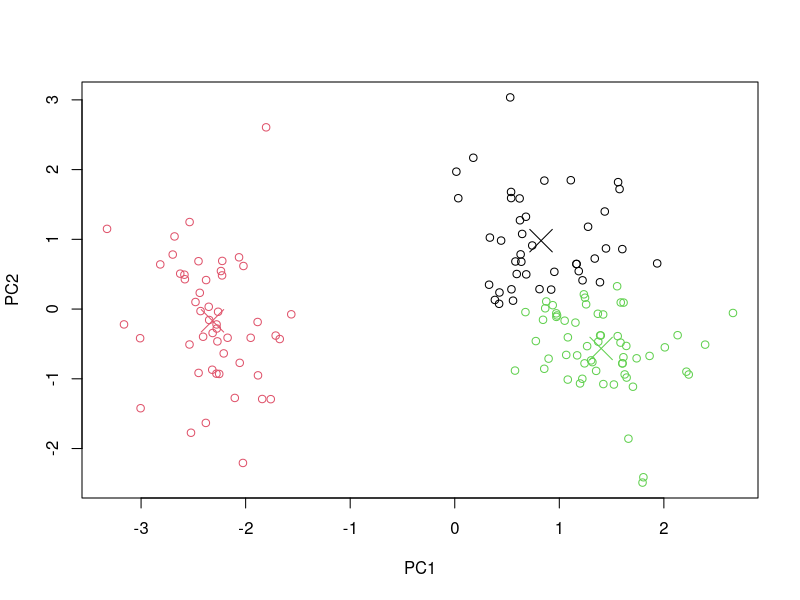

Write R code to recreate this figure.
#Lab5/Zad2
require(graphics)
#
iris.numeric <- data.matrix(iris[,-5])
colnames(iris.numeric) <- NULL
iris.log <- log(iris.numeric)
iris.preproc <- scale(iris.log)
iris.pca <- prcomp(iris.preproc)
iris.pca.data <- predict(iris.pca)[,1:2]
#
iris.kmeans <- kmeans(iris.pca.data, 3)
plot(iris.pca.data, col = iris.kmeans$cluster)
points(iris.kmeans$centers, col = 1:3, pch = 4, cex = 3)
